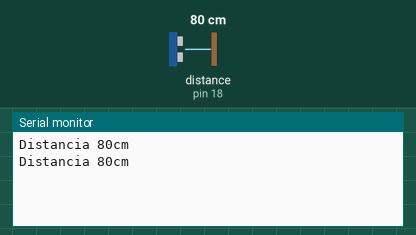
Bench run of a sketch on a simulated Arduino Uno, built with avr-gcc and run on an emulated ATmega328P. Parts: the last lines printed to the serial monitor. Inputs (shaded band) come from the test bench; at power-on: distance to the obstacle (sensor on pin 18) 80 cm. The echo pulse lasts 58.3 µs per cm.

Above: at 1.3 s.
1.4 s: distance to the obstacle (sensor on pin 18) set to 2 cm
At 1.9 s:
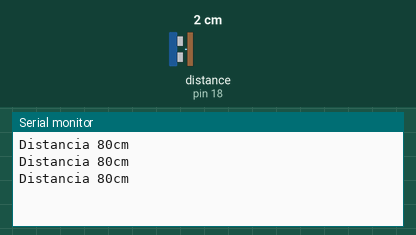
2.9 s: distance to the obstacle (sensor on pin 18) set to 4 cm
At 3.4 s:
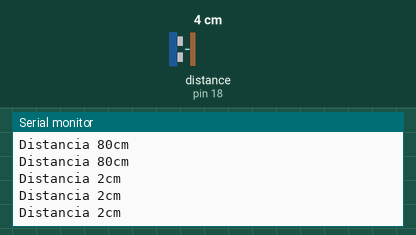
Timing chart, 0 to 5.9 s (numbered marks = the images above; inputs shaded):
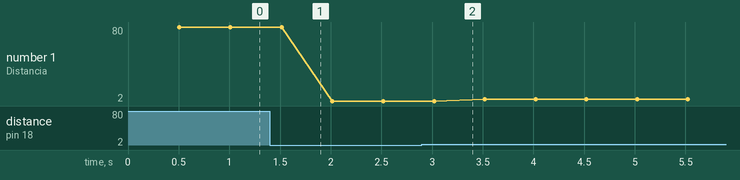

Measured:
- plotted number 1: 80 → 2 after the input at 1.4 s, 2 → 4 after the input at 2.9 s

The sketch:

sensor_ultrassonico.ino
```cpp
#include "Ultrasonic.h" //INCLUSÃO DA BIBLIOTECA NECESSÁRIA PARA FUNCIONAMENTO DO CÓDIGO

const int echoPin = 18; //PINO DIGITAL UTILIZADO PELO HC-SR04 ECHO(RECEBE)
const int trigPin = 19; //PINO DIGITAL UTILIZADO PELO HC-SR04 TRIG(ENVIA)

Ultrasonic ultrasonic(trigPin,echoPin); //INICIALIZANDO OS PINOS DO ARDUINO

int distancia; //VARIÁVEL DO TIPO INTEIRO
String result; //VARIÁVEL DO TIPO STRING

void setup(){
  pinMode(echoPin, INPUT); //DEFINE O PINO COMO ENTRADA (RECEBE)
  pinMode(trigPin, OUTPUT); //DEFINE O PINO COMO SAIDA (ENVIA)
  Serial.begin(9600); //INICIALIZA A PORTA SERIAL
  }
void loop(){

  hcsr04(); // FAZ A CHAMADA DO MÉTODO "hcsr04()"
  Serial.print("Distancia "); //IMPRIME O TEXTO NO MONITOR SERIAL
  Serial.print(result); ////IMPRIME NO MONITOR SERIAL A DISTÂNCIA MEDIDA
  Serial.println("cm"); //IMPRIME O TEXTO NO MONITOR SERIAL

}
//MÉTODO RESPONSÁVEL POR CALCULAR A DISTÂNCIA
void hcsr04(){
    digitalWrite(trigPin, LOW); //SETA O PINO 6 COM UM PULSO BAIXO "LOW"
    delayMicroseconds(2); //INTERVALO DE 2 MICROSSEGUNDOS
    digitalWrite(trigPin, HIGH); //SETA O PINO 6 COM PULSO ALTO "HIGH"
    delayMicroseconds(10); //INTERVALO DE 10 MICROSSEGUNDOS
    digitalWrite(trigPin, LOW); //SETA O PINO 6 COM PULSO BAIXO "LOW" NOVAMENTE
    //FUNÇÃO RANGING, FAZ A CONVERSÃO DO TEMPO DE
    //RESPOSTA DO ECHO EM CENTIMETROS, E ARMAZENA
    //NA VARIAVEL "distancia"
    distancia = (ultrasonic.read()); //VARIÁVEL GLOBAL RECEBE O VALOR DA DISTÂNCIA MEDIDA
    result = String(distancia); //VARIÁVEL GLOBAL DO TIPO STRING RECEBE A DISTÂNCIA(CONVERTIDO DE INTEIRO PARA STRING)
    delay(500); //INTERVALO DE 500 MILISSEGUNDOS
 }
```
